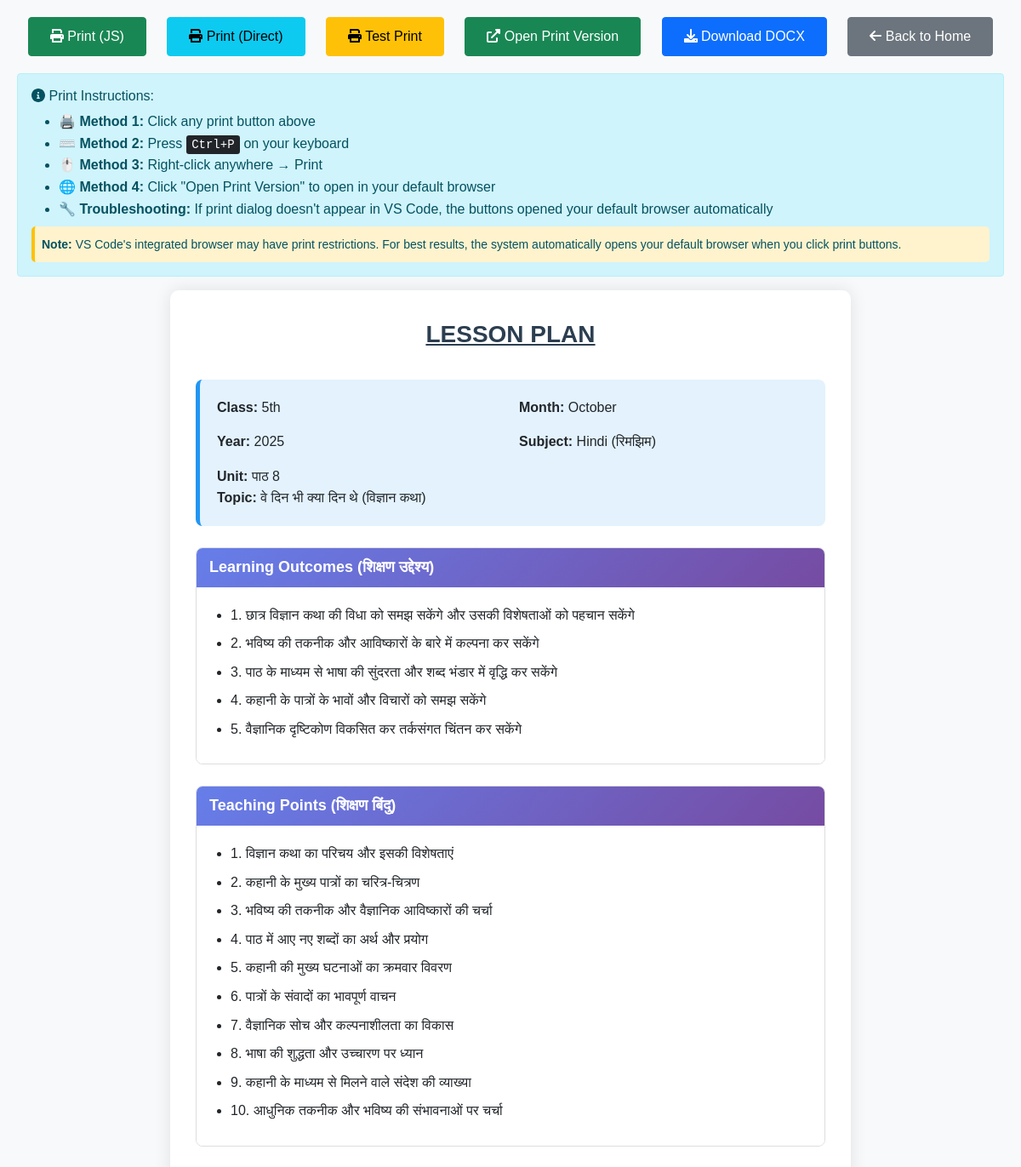
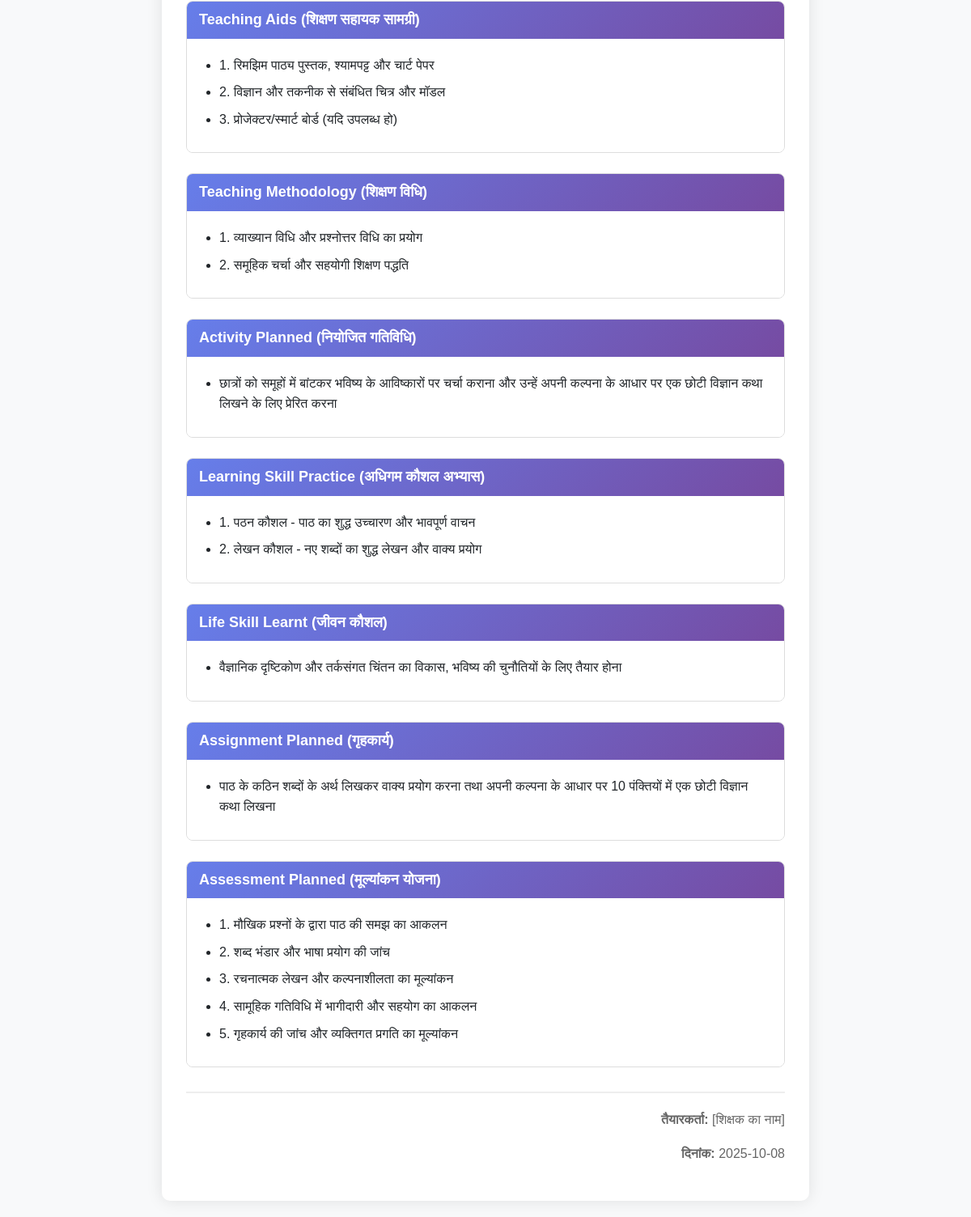
Screenshot of /lesson_plan/5/8 with the database file from the repository (2 pictures, top to bottom).
### tables this page shows
CREATE TABLE lesson_plans (
            id INTEGER PRIMARY KEY AUTOINCREMENT,
            class_num INTEGER,
            subject TEXT,
            chapter_num INTEGER,
            chapter_title TEXT,
            month TEXT,
            year INTEGER,
            unit TEXT,
            learning_outcomes TEXT,
            teaching_points TEXT,
            teaching_aids TEXT,
            teaching_methodology TEXT,
            activity_planned TEXT,
            learning_skill_practice TEXT,
            life_skill_learnt TEXT,
            assignment_planned TEXT,
            assessment_planned TEXT,
            created_at TIMESTAMP DEFAULT CURRENT_TIMESTAMP
        );

### app.py (the view)
@app.route('/lesson_plan/<int:class_num>/<int:chapter_num>')
def view_lesson_plan(class_num, chapter_num):
    conn = sqlite3.connect('lesson_plans.db')
    cursor = conn.cursor()
    cursor.execute('''
        SELECT * FROM lesson_plans
        WHERE class_num = ? AND chapter_num = ?
    ''', (class_num, chapter_num))
    lesson_plan = cursor.fetchone()
    conn.close()
    if not lesson_plan:
        return "Lesson plan not found!", 404
    columns = ['id', 'class_num', 'subject', 'chapter_num', 'chapter_title',
               'month', 'year', 'unit', 'learning_outcomes', 'teaching_points',
               'teaching_aids', 'teaching_methodology', 'activity_planned',
               'learning_skill_practice', 'life_skill_learnt', 'assignment_planned',
               'assessment_planned', 'created_at']
    lesson_data = dict(zip(columns, lesson_plan))
    return render_template('lesson_plan.html', lesson=lesson_data)

### templates/lesson_plan.html (shortened to what this page needs)
<!DOCTYPE html>
<html lang="en">
<head>
    <link href="https://cdn.jsdelivr.net/npm/bootstrap@5.1.3/dist/css/bootstrap.min.css" rel="stylesheet">
    <link href="https://cdnjs.cloudflare.com/ajax/libs/font-awesome/6.0.0/css/all.min.css" rel="stylesheet">
</head>
<body>
    <div class="action-buttons">
        <button id="printBtn" class="btn btn-success btn-custom">
            <i class="fas fa-print"></i> Print (JS)
        </button>
        <button onclick="window.print()" class="btn btn-info btn-custom">
            <i class="fas fa-print"></i> Print (Direct)
        </button>
        <button onclick="testPrint()" class="btn btn-warning btn-custom">
            <i class="fas fa-print"></i> Test Print
        </button>
        <a href="/print/{{ lesson.class_num }}/{{ lesson.chapter_num }}" target="_blank" class="btn btn-success btn-custom">
            <i class="fas fa-external-link-alt"></i> Open Print Version
        </a>
        <a href="/download/{{ lesson.class_num }}/{{ lesson.chapter_num }}" class="btn btn-primary btn-custom">
            <i class="fas fa-download"></i> Download DOCX
        </a>
        <a href="/" class="btn btn-secondary btn-custom">
            <i class="fas fa-arrow-left"></i> Back to Home
        </a>
    </div>
    <div class="alert alert-info no-print mt-3">
        <h6><i class="fas fa-info-circle"></i> Print Instructions:</h6>
        <ul class="mb-0">
            <li><strong>🖨️ Method 1:</strong> Click any print button above</li>
            <li><strong>⌨️ Method 2:</strong> Press <kbd>Ctrl+P</kbd> on your keyboard</li>
            <li><strong>🖱️ Method 3:</strong> Right-click anywhere → Print</li>
            <li><strong>🌐 Method 4:</strong> Click "Open Print Version" to open in your default browser</li>
            <li><strong>🔧 Troubleshooting:</strong> If print dialog doesn't appear in VS Code, the buttons opened your default browser automatically</li>
        </ul>
        <div class="mt-2 p-2" style="background: #fff3cd; border-radius: 5px; border-left: 4px solid #ffc107;">
            <small><strong>Note:</strong> VS Code's integrated browser may have print restrictions. For best results, the system automatically opens your default browser when you click print buttons.</small>
        </div>
    </div>
    <div class="lesson-plan-container">
        <div class="header">LESSON PLAN</div>
        <div class="basic-info">
            <div class="info-grid">
                <div class="info-item"><strong>Class:</strong> {{ lesson.class_num }}th</div>
                <div class="info-item"><strong>Month:</strong> {{ lesson.month }}</div>
                <div class="info-item"><strong>Year:</strong> {{ lesson.year }}</div>
                <div class="info-item"><strong>Subject:</strong> {{ lesson.subject }}</div>
            </div>
            <div style="margin-top: 15px;">
                <div class="info-item"><strong>Unit:</strong> {{ lesson.unit }}</div>
                <div class="info-item"><strong>Topic:</strong> {{ lesson.chapter_title }}</div>
            </div>
        </div>
        <div class="section">
            <h3 class="section-title">Learning Outcomes (शिक्षण उद्देश्य)</h3>
            <div class="section-content">
                <ul>
                    {% for outcome in lesson.learning_outcomes.split('\n') %}
                        {% if outcome.strip() %}
                            <li>{{ outcome.strip() }}</li>
                        {% endif %}
                    {% endfor %}
                </ul>
            </div>
        </div>
        <div class="section">
            <h3 class="section-title">Teaching Points (शिक्षण बिंदु)</h3>
            <div class="section-content">
                <ul>
                    {% for point in lesson.teaching_points.split('\n') %}
                        {% if point.strip() %}
                            <li>{{ point.strip() }}</li>
                        {% endif %}
                    {% endfor %}
                </ul>
            </div>
        </div>
        <div class="section">
            <h3 class="section-title">Teaching Aids (शिक्षण सहायक सामग्री)</h3>
            <div class="section-content">
                <ul>
                    {% for aid in lesson.teaching_aids.split('\n') %}
                        {% if aid.strip() %}
                            <li>{{ aid.strip() }}</li>
                        {% endif %}
                    {% endfor %}
                </ul>
            </div>
        </div>
        <div class="section">
            <h3 class="section-title">Teaching Methodology (शिक्षण विधि)</h3>
            <div class="section-content">
                <ul>
                    {% for method in lesson.teaching_methodology.split('\n') %}
                        {% if method.strip() %}
                            <li>{{ method.strip() }}</li>
                        {% endif %}
                    {% endfor %}
                </ul>
            </div>
        </div>
        <div class="section">
            <h3 class="section-title">Activity Planned (नियोजित गतिविधि)</h3>
            <div class="section-content">
                <ul>
                    <li>{{ lesson.activity_planned }}</li>
                </ul>
            </div>
        </div>
        <div class="section">
            <h3 class="section-title">Learning Skill Practice (अधिगम कौशल अभ्यास)</h3>
            <div class="section-content">
                <ul>
                    {% for skill in lesson.learning_skill_practice.split('\n') %}
                        {% if skill.strip() %}
                            <li>{{ skill.strip() }}</li>
                        {% endif %}
                    {% endfor %}
                </ul>
            </div>
        </div>
        <div class="section">
            <h3 class="section-title">Life Skill Learnt (जीवन कौशल)</h3>
            <div class="section-content">
                <ul>
                    <li>{{ lesson.life_skill_learnt }}</li>
                </ul>
            </div>
        </div>
        <div class="section">
            <h3 class="section-title">Assignment Planned (गृहकार्य)</h3>
            <div class="section-content">
                <ul>
                    <li>{{ lesson.assignment_planned }}</li>
                </ul>
            </div>
        </div>
        <div class="section">
            <h3 class="section-title">Assessment Planned (मूल्यांकन योजना)</h3>
            <div class="section-content">
                <ul>
                    {% for assessment in lesson.assessment_planned.split('\n') %}
                        {% if assessment.strip() %}
                            <li>{{ assessment.strip() }}</li>
                        {% endif %}
                    {% endfor %}
                </ul>
            </div>
        </div>
        <div class="footer-info">
            <p><strong>तैयारकर्ता:</strong> [शिक्षक का नाम]</p>
            <p><strong>दिनांक:</strong> {{ lesson.created_at.split(' ')[0] if lesson.created_at else 'आज की तारीख' }}</p>
        </div>
    </div>
</body>
</html>

### templates/lesson_plan.html (style rules this page uses)
body { font-family: Arial, sans-serif; margin: 20px; line-height: 1.6; background-color: #f8f9fa; }
.lesson-plan-container { background: white; padding: 30px; border-radius: 10px; box-shadow: 0 0 20px rgba(0,0,0,0.1); max-width: 800px; margin: 0 auto; }
.header { text-align: center; font-size: 28px; font-weight: bold; margin-bottom: 30px; text-decoration: underline; color: #2c3e50; }
.basic-info { background: #e3f2fd; padding: 20px; border-radius: 8px; margin-bottom: 25px; border-left: 5px solid #2196f3; }
.info-grid { display: grid; grid-template-columns: 1fr 1fr; gap: 15px; }
.info-item { font-weight: 500; }
.section { margin-bottom: 25px; border: 1px solid #ddd; border-radius: 8px; overflow: hidden; }
.section-title { font-weight: bold; font-size: 18px; background: linear-gradient(135deg, #667eea 0%, #764ba2 100%); color: white; padding: 12px 15px; margin: 0; }
.section-content { padding: 20px; background: white; }
.section-content ul { margin: 0; padding-left: 20px; }
.section-content li { margin-bottom: 8px; line-height: 1.6; }
.footer-info { text-align: right; margin-top: 30px; padding-top: 20px; border-top: 2px solid #eee; color: #666; }
.action-buttons { text-align: center; margin-bottom: 20px; }
.btn-custom { margin: 0 10px; padding: 10px 25px; }

### rows the page displays
lesson_plans: class_num "5", month "October", year "2025", subject "Hindi (रिमझिम)", unit "पाठ 8", chapter_title "वे दिन भी क्या दिन थे (विज्ञान कथा)", activity_planned "छात्रों को समूहों में बांटकर भविष्य के आविष्कारों पर चर्चा कराना और उन्हें अपनी कल्पना के आधार पर एक छोटी विज्ञान कथा लिखने के लिए प्रेरित करना", life_skill_learnt "वैज्ञानिक दृष्टिकोण और तर्कसंगत चिंतन का विकास, भविष्य की चुनौतियों के लिए तैयार होना", assignment_planned "पाठ के कठिन शब्दों के अर्थ लिखकर वाक्य प्रयोग करना तथा अपनी कल्पना के आधार पर 10 पंक्तियों में एक छोटी विज्ञान कथा लिखना", created_at "2025-10-08"

### other values shown
{{ outcome.strip() }} "1. छात्र विज्ञान कथा की विधा को समझ सकेंगे और उसकी विशेषताओं को पहचान सकेंगे" "2. भविष्य की तकनीक और आविष्कारों के बारे में कल्पना कर सकेंगे" "3. पाठ के माध्यम से भाषा की सुंदरता और शब्द भंडार में वृद्धि कर सकेंगे" "4. कहानी के पात्रों के भावों और विचारों को समझ सकेंगे" "5. वैज्ञानिक दृष्टिकोण विकसित कर तर्कसंगत चिंतन कर सकेंगे"
{{ point.strip() }} "1. विज्ञान कथा का परिचय और इसकी विशेषताएं" "2. कहानी के मुख्य पात्रों का चरित्र-चित्रण" "3. भविष्य की तकनीक और वैज्ञानिक आविष्कारों की चर्चा" "4. पाठ में आए नए शब्दों का अर्थ और प्रयोग" "5. कहानी की मुख्य घटनाओं का क्रमवार विवरण" "6. पात्रों के संवादों का भावपूर्ण वाचन" "7. वैज्ञानिक सोच और कल्पनाशीलता का विकास" "8. भाषा की शुद्धता और उच्चारण पर ध्यान" "9. कहानी के माध्यम से मिलने वाले संदेश की व्याख्या" "10. आधुनिक तकनीक और भविष्य की संभावनाओं पर चर्चा"
{{ aid.strip() }} "1. रिमझिम पाठ्य पुस्तक, श्यामपट्ट और चार्ट पेपर" "2. विज्ञान और तकनीक से संबंधित चित्र और मॉडल" "3. प्रोजेक्टर/स्मार्ट बोर्ड (यदि उपलब्ध हो)"
{{ method.strip() }} "1. व्याख्यान विधि और प्रश्नोत्तर विधि का प्रयोग" "2. समूहिक चर्चा और सहयोगी शिक्षण पद्धति"
{{ skill.strip() }} "1. पठन कौशल - पाठ का शुद्ध उच्चारण और भावपूर्ण वाचन" "2. लेखन कौशल - नए शब्दों का शुद्ध लेखन और वाक्य प्रयोग"
{{ assessment.strip() }} "1. मौखिक प्रश्नों के द्वारा पाठ की समझ का आकलन" "2. शब्द भंडार और भाषा प्रयोग की जांच" "3. रचनात्मक लेखन और कल्पनाशीलता का मूल्यांकन" "4. सामूहिक गतिविधि में भागीदारी और सहयोग का आकलन" "5. गृहकार्य की जांच और व्यक्तिगत प्रगति का मूल्यांकन"
